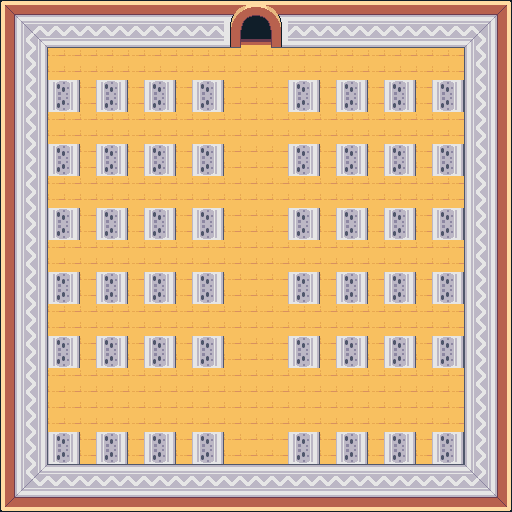

This is a level from a 2D game, rendered from its Tiled map with the project's own tilesets. A one-line summary and the map file follow, with tile-layer data summarised:
An orthogonal 32x32 tile map with 16x16 px tiles, 1 tile layer (Tile Layer 1) and 48 objects (48x Shelf).

<map version="1.2" tiledversion="1.2.4" orientation="orthogonal" renderorder="right-down" width="32" height="32" tilewidth="16" tileheight="16" infinite="0" nextlayerid="5" nextobjectid="58">
 <tileset firstgid="1" source="test.tsx" />
 <layer id="1" name="Tile Layer 1" width="32" height="32">
  <data>[1024 cells, 1024 non-empty, 89 distinct tile ids]</data>
 </layer>
 <objectgroup id="2" name="Shelf Object Layer">
  <object id="1" name="Shelf" x="48" y="80" width="31.5" height="32" />
  <object id="2" name="Shelf" x="96.75" y="79.5" width="31.5" height="32" />
  <object id="3" name="Shelf" x="144.75" y="79.5" width="31.5" height="32" />
  <object id="4" name="Shelf" x="191.75" y="79" width="31.5" height="32" />
  <object id="5" name="Shelf" x="288.25" y="80" width="31.5" height="32" />
  <object id="6" name="Shelf" x="336.25" y="79" width="31.5" height="32" />
  <object id="7" name="Shelf" x="384.75" y="79.5" width="31.5" height="32" />
  <object id="8" name="Shelf" x="433.25" y="80" width="31.5" height="32" />
  <object id="10" name="Shelf" x="48.2917" y="143.833" width="31.5" height="32" />
  <object id="11" name="Shelf" x="97.0417" y="143.333" width="31.5" height="32" />
  <object id="12" name="Shelf" x="145.042" y="143.333" width="31.5" height="32" />
  <object id="13" name="Shelf" x="192.042" y="142.833" width="31.5" height="32" />
  <object id="14" name="Shelf" x="288.542" y="143.833" width="31.5" height="32" />
  <object id="15" name="Shelf" x="336.542" y="142.833" width="31.5" height="32" />
  <object id="16" name="Shelf" x="385.042" y="143.333" width="31.5" height="32" />
  <object id="17" name="Shelf" x="433.542" y="143.833" width="31.5" height="32" />
  <object id="18" name="Shelf" x="48.2917" y="207.833" width="31.5" height="32" />
  <object id="19" name="Shelf" x="97.0417" y="207.333" width="31.5" height="32" />
  <object id="20" name="Shelf" x="145.042" y="207.333" width="31.5" height="32" />
  <object id="21" name="Shelf" x="192.042" y="206.833" width="31.5" height="32" />
  <object id="22" name="Shelf" x="288.542" y="207.833" width="31.5" height="32" />
  <object id="23" name="Shelf" x="336.542" y="206.833" width="31.5" height="32" />
  <object id="24" name="Shelf" x="385.042" y="207.333" width="31.5" height="32" />
  <object id="25" name="Shelf" x="433.542" y="207.833" width="31.5" height="32" />
  <object id="26" name="Shelf" x="46.2917" y="271.167" width="31.5" height="32" />
  <object id="27" name="Shelf" x="95.0417" y="271.333" width="31.5" height="32" />
  <object id="28" name="Shelf" x="143.708" y="271.333" width="31.5" height="32" />
  <object id="29" name="Shelf" x="192.042" y="270.833" width="31.5" height="32" />
  <object id="30" name="Shelf" x="287.875" y="271.167" width="31.5" height="32" />
  <object id="31" name="Shelf" x="337.208" y="271.5" width="31.5" height="32" />
  <object id="32" name="Shelf" x="383.042" y="272" width="31.5" height="32" />
  <object id="33" name="Shelf" x="431.542" y="271.833" width="31.5" height="32" />
  <object id="34" name="Shelf" x="46.9583" y="335.833" width="31.5" height="32" />
  <object id="35" name="Shelf" x="95.7083" y="335.333" width="31.5" height="32" />
  <object id="36" name="Shelf" x="143.708" y="335.333" width="31.5" height="32" />
  <object id="37" name="Shelf" x="190.708" y="334.833" width="31.5" height="32" />
  <object id="38" name="Shelf" x="287.208" y="335.833" width="31.5" height="32" />
  <object id="39" name="Shelf" x="335.208" y="334.833" width="31.5" height="32" />
  <object id="40" name="Shelf" x="383.708" y="335.333" width="31.5" height="32" />
  <object id="41" name="Shelf" x="432.208" y="335.833" width="31.5" height="32" />
  <object id="50" name="Shelf" x="48.2917" y="432.5" width="31.5" height="32" />
  <object id="51" name="Shelf" x="97.0417" y="432" width="31.5" height="32" />
  <object id="52" name="Shelf" x="145.042" y="432" width="31.5" height="32" />
  <object id="53" name="Shelf" x="192.042" y="431.5" width="31.5" height="32" />
  <object id="54" name="Shelf" x="288.542" y="432.5" width="31.5" height="32" />
  <object id="55" name="Shelf" x="336.542" y="431.5" width="31.5" height="32" />
  <object id="56" name="Shelf" x="385.042" y="432" width="31.5" height="32" />
  <object id="57" name="Shelf" x="433.542" y="432.5" width="31.5" height="32" />
 </objectgroup>
</map>
